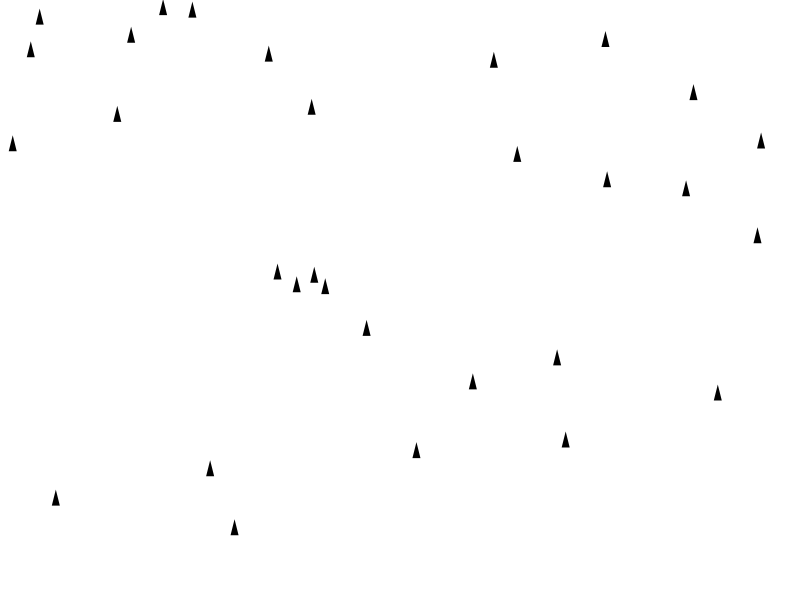
Frame 1 (no input)
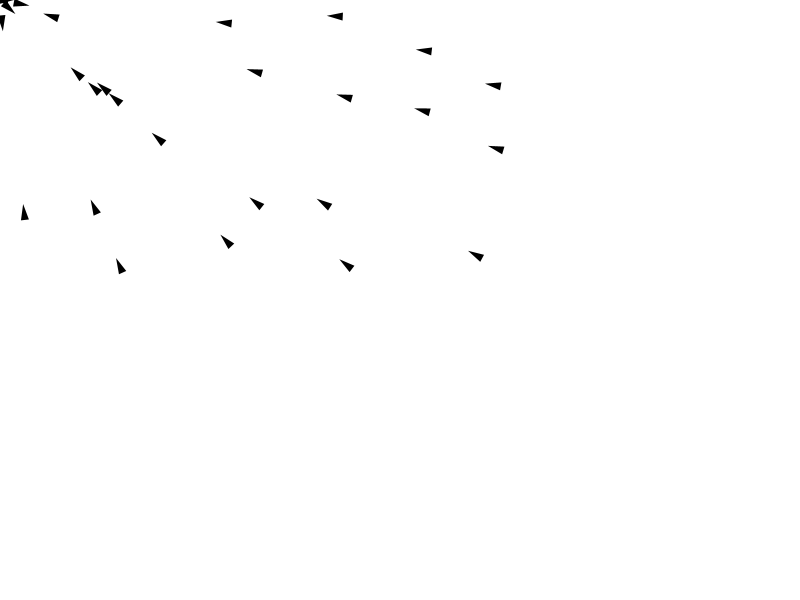
Frame 60 (the mouse pressed at the canvas centre just before this capture)
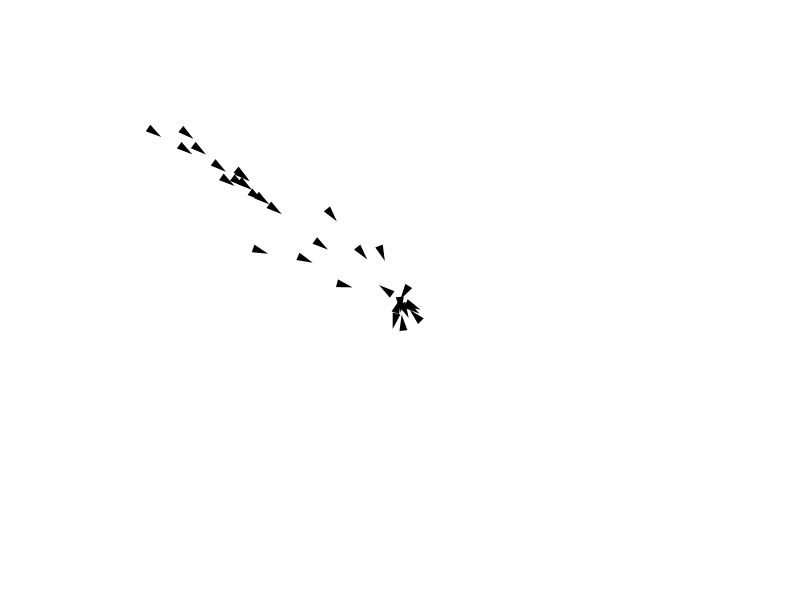
Frame 120 (the mouse held since frame 60 and released just before this capture)

The Processing sketch that drew these frames (run headless with seeded random() and noise(); from frame 60 on, the mouse is pressed at the canvas centre):

// Processing sketch: steering_seek
// ── steering_seek.pde
ArrayList<Vehicle> vehicles = new ArrayList<Vehicle>();
int num_vehicle = 30;
void setup(){
size(800,600);
for(int i = 0;i<num_vehicle;i++){
  vehicles.add(new Vehicle(random(width),random(height)));
}
}
void draw(){
background(255);
PVector mouseVector = new PVector(mouseX,mouseY);

for(int i = 0;i<vehicles.size();i++){
  Vehicle v = vehicles.get(i);
  v.update();
  v.seek(mouseVector);
  v.display();
}
//we can also use an enhanced loop.
//for(Vehicle v:vehicles){
//  v.update();
//  v.seek(mouseVector);
//  v.display();
//}
}

class Vehicle{
  
  PVector loc;
  PVector vel;
  PVector acc;
  float r;
  float maxspeed;
  float maxforce;
 Vehicle(float x, float y){
 
  loc = new PVector(x,y);
  vel = new PVector(0,-2);
  acc = new PVector(0,0);
  r = 4;
  maxspeed = 5;
  maxforce = 0.5;
  
 }
 void seek(PVector target){
   PVector desired = PVector.sub(target,loc);
   desired.normalize();
   desired.mult(maxspeed);
   PVector seekForce = PVector.sub(desired,vel);
   seekForce.limit(maxforce);
   applyForce(seekForce);
   
 }
 void applyForce(PVector f){
   acc.add(f);
 }
 void update(){
  vel.add(acc);
  vel.limit(maxspeed);
  loc.add(vel);
  acc.mult(0);
 }
 
 void display(){
   float theta = vel.heading2D() + PI/2;
   
   pushMatrix();
   translate(loc.x,loc.y);
   noStroke();
   fill(0);
   rotate(theta);
   beginShape();
   vertex(0, -r*2);
   vertex(-r, r*2);
   vertex(r, r*2);
   endShape(CLOSE);
   popMatrix();
 }

}
